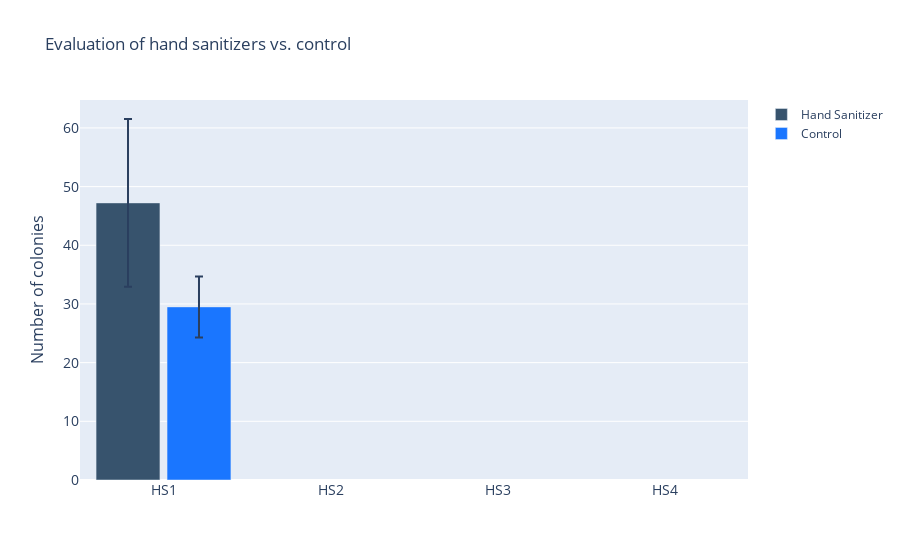

The code cell stored with this chart in its notebook:
### Code cell
from scipy.stats import sem
fig = go.Figure()
fig.add_trace(go.Bar(x=sanitizer_list,
                y=sanitizer_values,
                name='Hand Sanitizer',
                marker_color='rgb(55, 83, 109)',error_y=dict(type='constant', value=sem(fingerpad_df['HS1'].values)) 
                ))
fig.add_trace(go.Bar(x=sanitizer_list,
                y=control_values,
                name='Control',
                marker_color='rgb(26, 118, 255)', error_y=dict(type='constant', value=sem(fingerpad_df['C_HS1'].values))
                ))

fig.update_layout(
    title='Evaluation of hand sanitizers vs. control',
    xaxis_tickfont_size=14,
    yaxis=dict(
        title='Number of colonies',
        titlefont_size=16,
        tickfont_size=14,
    ),
    legend=dict(
        x=20,
        y=1.0,
        bgcolor='rgba(255, 255, 255, 0)',
        bordercolor='rgba(255, 255, 255, 0)'
    ),
    barmode='group',
    bargap=0.15, # gap between bars of adjacent location coordinates.
    bargroupgap=0.1 # gap between bars of the same location coordinate.
)
fig.show()
fig.write_image("images/fig1.jpeg")

### Figure 1 — Plotly figure (JSON) as saved in the notebook; plotly's stock layout.template omitted (floating-point values rounded to 4 significant figures)
{"data": [{"error_y": {"type": "constant", "value": 14.3}, "marker": {"color": "rgb(55, 83, 109)"}, "name": "Hand Sanitizer", "type": "bar", "x": ["HS1", "HS2", "HS3", "HS4"], "y": [47.22, null, null, null]}, {"error_y": {"type": "constant", "value": 5.197}, "marker": {"color": "rgb(26, 118, 255)"}, "name": "Control", "type": "bar", "x": ["HS1", "HS2", "HS3", "HS4"], "y": [29.5, null, null, null]}], "layout": {"bargap": 0.15, "bargroupgap": 0.1, "barmode": "group", "legend": {"bgcolor": "rgba(255, 255, 255, 0)", "bordercolor": "rgba(255, 255, 255, 0)", "x": 20, "y": 1}, "title": {"text": "Evaluation of hand sanitizers vs. control"}, "xaxis": {"tickfont": {"size": 14}}, "yaxis": {"tickfont": {"size": 14}, "title": {"font": {"size": 16}, "text": "Number of colonies"}}}}
